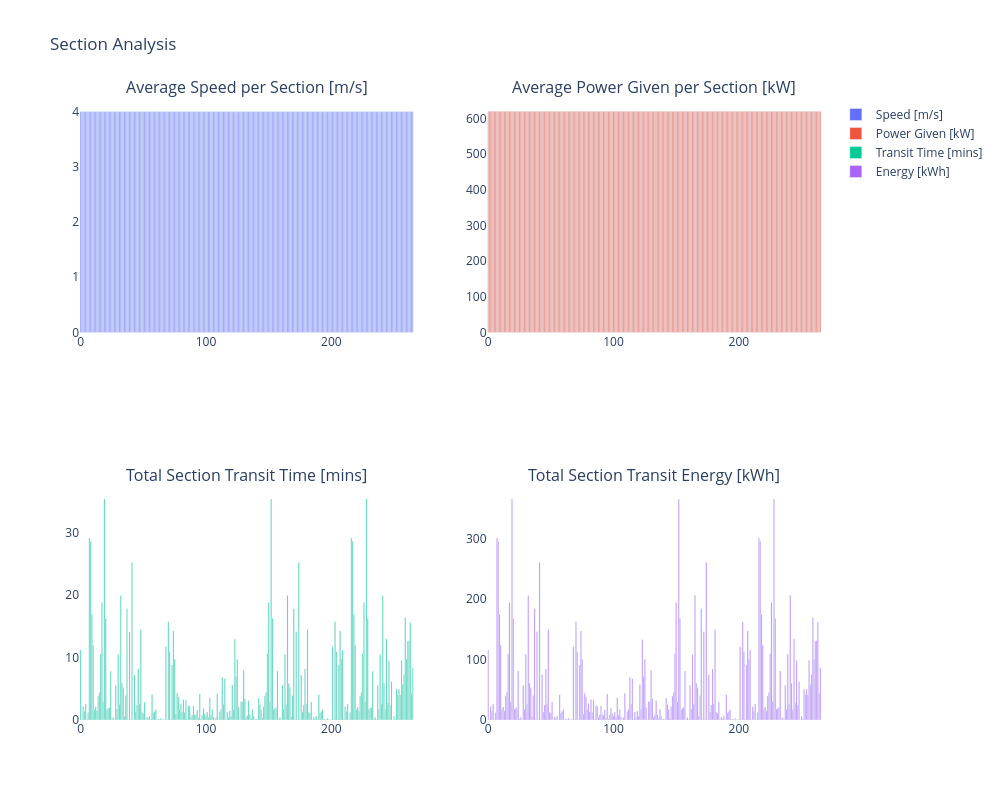

The cell this chart's notebook holds for it:
### Code cell
# Calculate average speed
average_speed = df_eventtable_energy_fuel['distance (m)'] / df_eventtable_energy_fuel['duration (s)']

# Calculate durations in minutes
durations = [
    (row['stop time'] - row['start time']).total_seconds() / 60
    for _, row in df_eventtable_energy_fuel.iterrows()
]

# Create 2x2 subplot figure
fig = make_subplots(rows=2, cols=2, subplot_titles=[
    'Average Speed per Section [m/s]',
    'Average Power Given per Section [kW]',
    'Total Section Transit Time [mins]',
    'Total Section Transit Energy [kWh]'
])

# Add bar charts to subplots
fig.add_trace(go.Bar(x=df.index, y=average_speed, name='Speed [m/s]'), row=1, col=1)
fig.add_trace(go.Bar(x=df.index, y=df_eventtable_energy_fuel['P_given (kW)'], name='Power Given [kW]'), row=1, col=2)
fig.add_trace(go.Bar(x=df.index, y=durations, name='Transit Time [mins]'), row=2, col=1)
fig.add_trace(go.Bar(x=df.index, y=df_eventtable_energy_fuel['total_energy (kWh)'], name='Energy [kWh]'), row=2, col=2)

# Update layout
fig.update_layout(
    height=800,
    width=1000,
    title_text='Section Analysis',
    plot_bgcolor='white'
)

# fig.show()

### Figure 1 — Plotly figure (JSON) as saved in the notebook; plotly's stock layout.template omitted (floating-point values rounded to 4 significant figures; data arrays with more than 128 entries replaced by an {"elided": "..."} marker saying what was removed)
{"data": [{"name": "Speed [m/s]", "type": "bar", "x": {"elided": "266 int values"}, "xaxis": "x", "y": {"elided": "450 float values"}, "yaxis": "y"}, {"name": "Power Given [kW]", "type": "bar", "x": {"elided": "266 int values"}, "xaxis": "x2", "y": {"elided": "450 float values"}, "yaxis": "y2"}, {"name": "Transit Time [mins]", "type": "bar", "x": {"elided": "266 int values"}, "xaxis": "x3", "y": {"elided": "450 float values"}, "yaxis": "y3"}, {"name": "Energy [kWh]", "type": "bar", "x": {"elided": "266 int values"}, "xaxis": "x4", "y": {"elided": "450 float values"}, "yaxis": "y4"}], "layout": {"annotations": [{"font": {"size": 16}, "showarrow": false, "text": "Average Speed per Section [m/s]", "x": 0.225, "xanchor": "center", "xref": "paper", "y": 1, "yanchor": "bottom", "yref": "paper"}, {"font": {"size": 16}, "showarrow": false, "text": "Average Power Given per Section [kW]", "x": 0.775, "xanchor": "center", "xref": "paper", "y": 1, "yanchor": "bottom", "yref": "paper"}, {"font": {"size": 16}, "showarrow": false, "text": "Total Section Transit Time [mins]", "x": 0.225, "xanchor": "center", "xref": "paper", "y": 0.375, "yanchor": "bottom", "yref": "paper"}, {"font": {"size": 16}, "showarrow": false, "text": "Total Section Transit Energy [kWh]", "x": 0.775, "xanchor": "center", "xref": "paper", "y": 0.375, "yanchor": "bottom", "yref": "paper"}], "height": 800, "plot_bgcolor": "white", "title": {"text": "Section Analysis"}, "width": 1000, "xaxis": {"anchor": "y", "domain": [0, 0.45]}, "xaxis2": {"anchor": "y2", "domain": [0.55, 1]}, "xaxis3": {"anchor": "y3", "domain": [0, 0.45]}, "xaxis4": {"anchor": "y4", "domain": [0.55, 1]}, "yaxis": {"anchor": "x", "domain": [0.625, 1]}, "yaxis2": {"anchor": "x2", "domain": [0.625, 1]}, "yaxis3": {"anchor": "x3", "domain": [0, 0.375]}, "yaxis4": {"anchor": "x4", "domain": [0, 0.375]}}}
